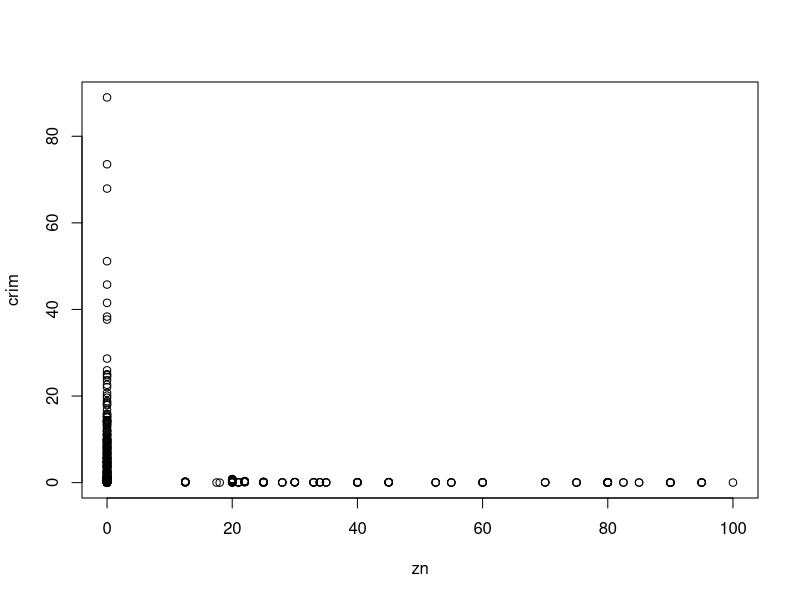
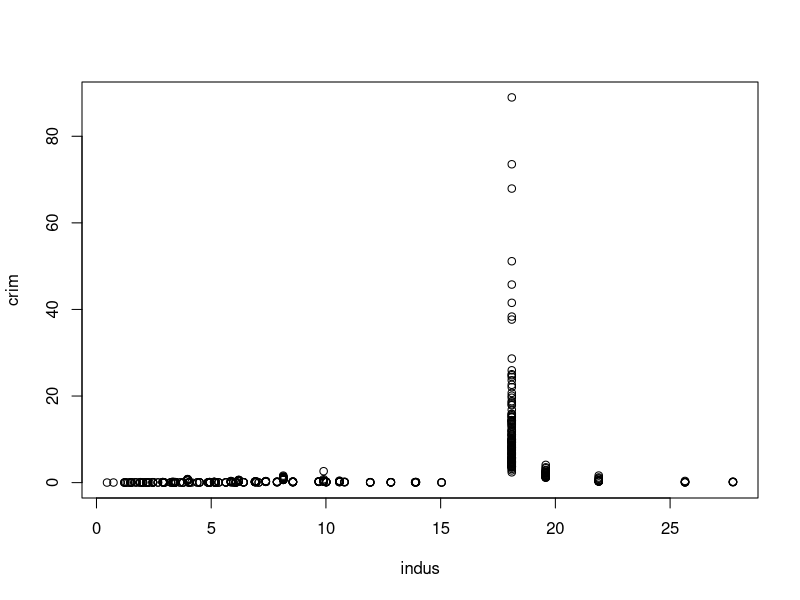
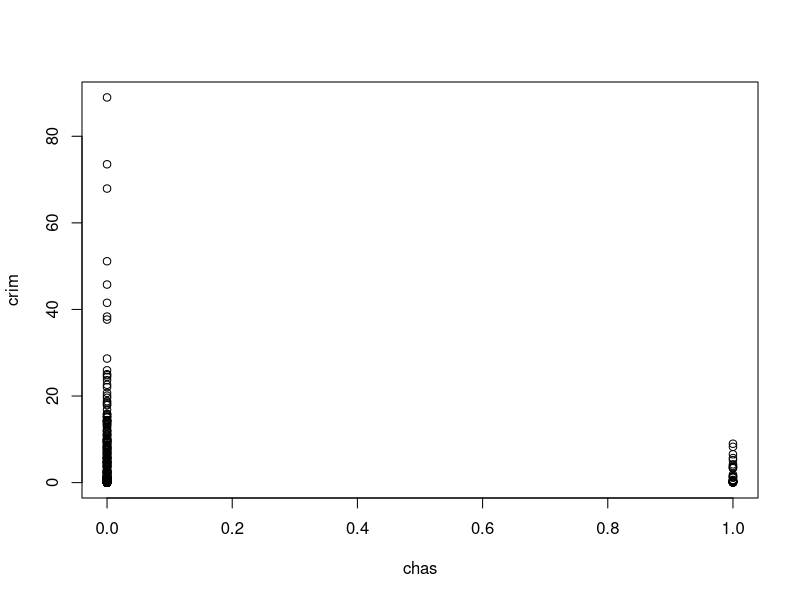
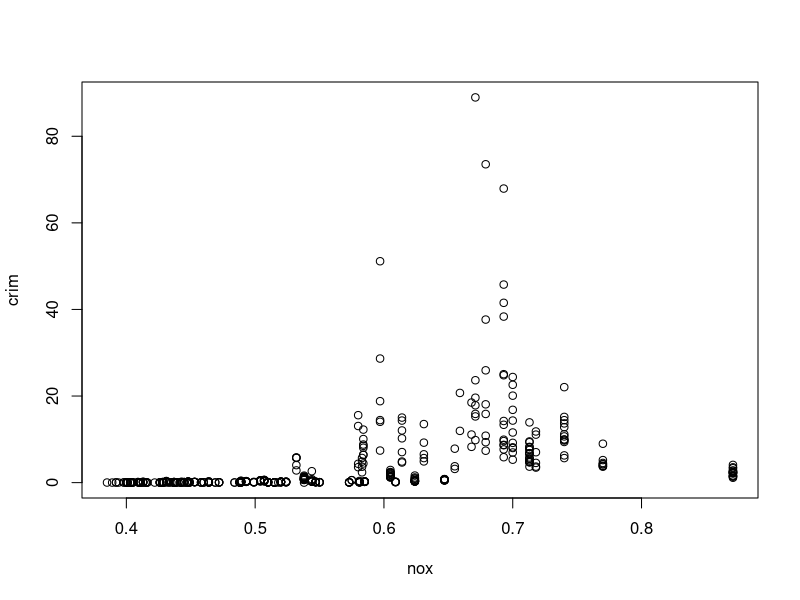
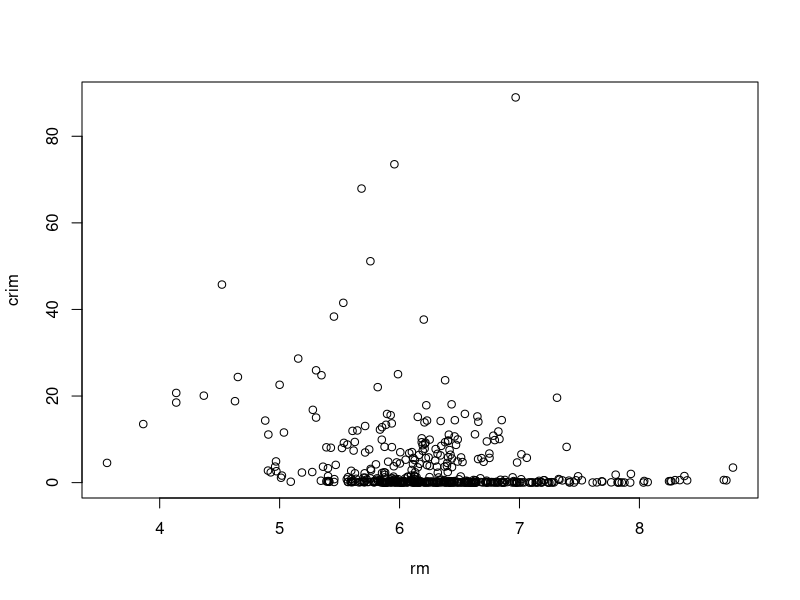
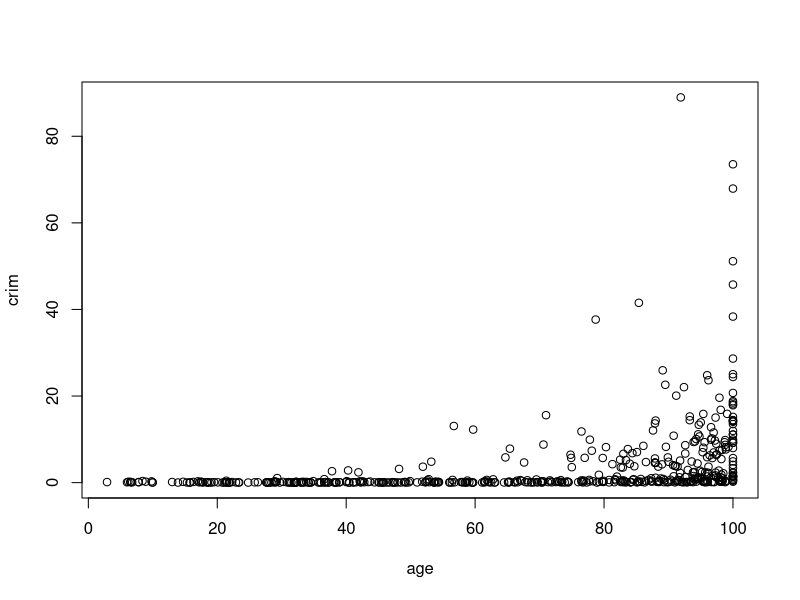
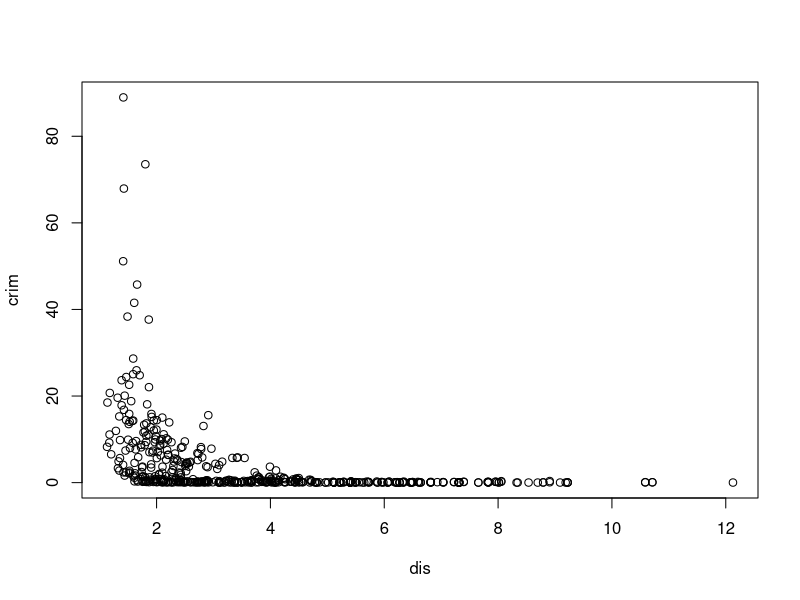
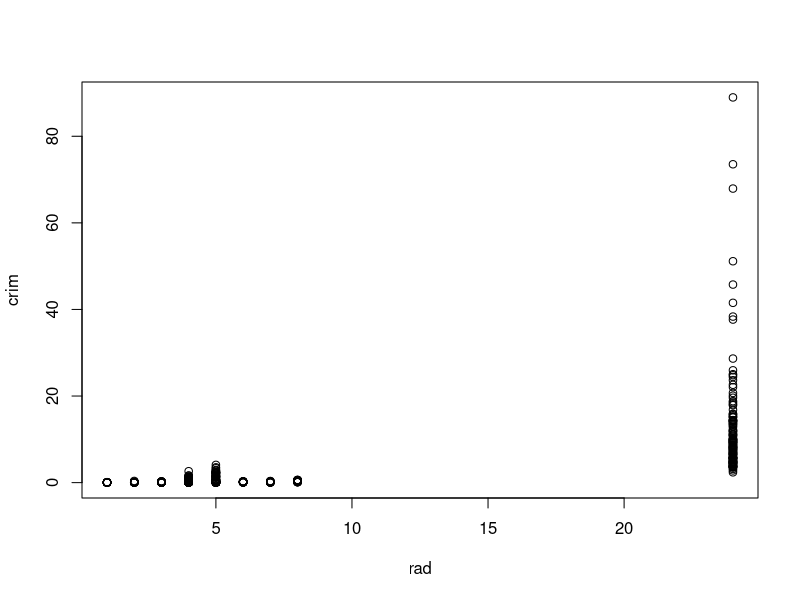

Source code (R) for these figures, in order:
library(MASS)

names(Boston)

modelo <- lm(crim ~ zn, Boston)
summary(modelo)

plot(crim ~ zn, Boston)

modelo <- lm(crim ~ indus, Boston)
summary(modelo)

plot(crim ~ indus, Boston)

modelo <- lm(crim ~ chas, Boston)
summary(modelo)

plot(crim ~ chas, Boston)

modelo <- lm(crim ~ nox, Boston)
summary(modelo)

plot(crim ~ nox, Boston)

modelo <- lm(crim ~ rm, Boston)
summary(modelo)

plot(crim ~ rm, Boston)

modelo <- lm(crim ~ age, Boston)
summary(modelo)

plot(crim ~ age, Boston)

modelo <- lm(crim ~ dis, Boston)
summary(modelo)

plot(crim ~ dis, Boston)

modelo <- lm(crim ~ rad, Boston)
summary(modelo)

plot(crim ~ rad, Boston)

modelo <- lm(crim ~ tax, Boston)
summary(modelo)

plot(crim ~ tax, Boston)

modelo <- lm(crim ~ ptratio, Boston)
summary(modelo)

plot(crim ~ ptratio, Boston)

modelo <- lm(crim ~ black, Boston)
summary(modelo)

plot(crim ~ black, Boston)

modelo <- lm(crim ~ lstat, Boston)
summary(modelo)

plot(crim ~ lstat, Boston)

modelo <- lm(crim ~ medv, Boston)
summary(modelo)

plot(crim ~ medv, Boston)

modelo = lm(crim ~ ., Boston[,-14])
summary(modelo)
